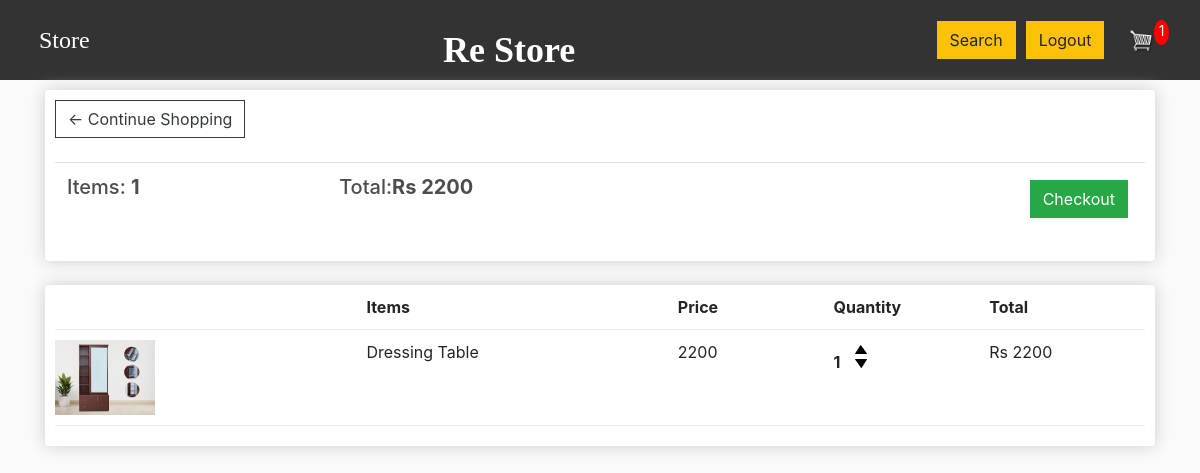
The app's page /cart/ (signed in), older data.
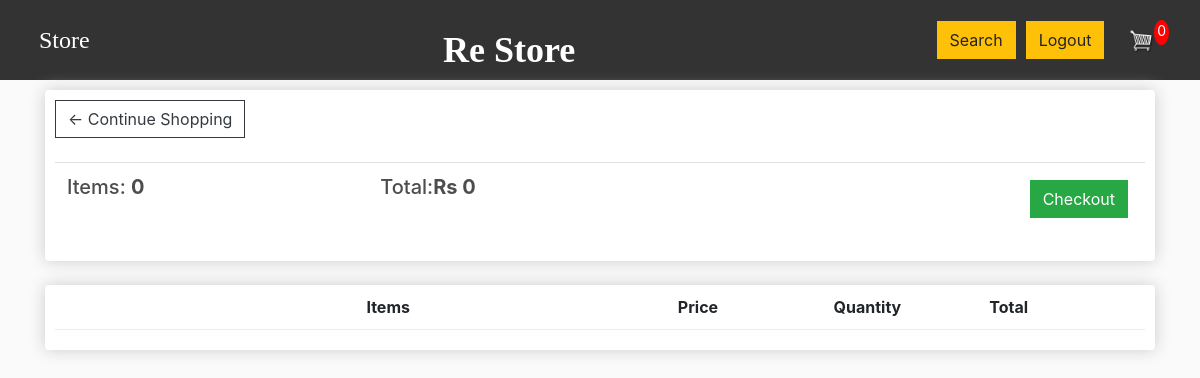
The same page, newer data.
### Store/models.py (models this page shows, shortened)
class Order(models.Model):
	customer = models.ForeignKey(Customer, on_delete=models.SET_NULL, null=True, blank=True)
	date_ordered = models.DateTimeField(auto_now_add=True)
	complete = models.BooleanField(default=False)
	transaction_id = models.CharField(max_length=100, null=True)
	@property
	def get_cart_total(self):
		orderitems = self.orderitem_set.all()
		total = sum([item.get_total for item in orderitems])
		return total
	@property
	def get_cart_items(self):
		orderitems = self.orderitem_set.all()
		total = sum([item.quantity for item in orderitems])
		return total

class OrderItem(models.Model):
	product = models.ForeignKey(Product, on_delete=models.SET_NULL, null=True)
	order = models.ForeignKey(Order, on_delete=models.SET_NULL, null=True)
	quantity = models.IntegerField(default=0, null=True, blank=True)
	date_added = models.DateTimeField(auto_now_add=True)
	@property
	def get_total(self):
		total = self.product.price * self.quantity
		return total

class Product(models.Model):
	name = models.CharField(max_length=200)
	price = models.DecimalField(max_digits=7, decimal_places=0)  # Store prices with 0 decimal places
	digital = models.BooleanField(default=False,null=True, blank=True)
	image = models.ImageField(null=True, blank=True)
	@property
	def imageURL(self):
		try:
			url = self.image.url
		except:
			url = ''
		return url

### Store/views.py (the view)
# urls.py: path('cart/',views.cart,name="cart"),
def cart(request):
    data = cartData(request)
    cartItems = data['cartItems']
    order = data['order']
    items = data['items']
    context = {'items': items, 'order': order, 'cartItems': cartItems}
    return render(request, 'store/cart.html', context)

### Store/utils.py (called while the page is built)
def cartData(request):
    if request.user.is_authenticated:
        customer = request.user.customer
        order, created = Order.objects.get_or_create(customer=customer, complete=False)
        items = order.orderitem_set.all()
        cartItems = order.get_cart_items
    else:
        cookieData = cookieCart(request)
        cartItems = cookieData['cartItems']
        order = cookieData['order']
        items = cookieData['items']
    return {'cartItems': cartItems, 'order': order, 'items': items}

### Store/templates/store/cart.html
{% extends 'store/main.html' %}
{% load static %}
{% block content %}
	<div class="row">
		<div class="col-lg-12">
			<div class="box-element">
				<a  class="btn btn-outline-dark" href="{% url 'store' %}">&#x2190; Continue Shopping</a>
				<br>
				<br>
				<table class="table">
					<tr>
						<th><h5>Items: <strong>{{order.get_cart_items}}</strong></h5></th>
						<th><h5>Total:<strong>Rs {{order.get_cart_total}}</strong></h5></th>
						<th>
							<a  style="float:right; margin:5px;" class="btn btn-success" href="{% url 'checkout' %}">Checkout</a>
						</th>
					</tr>
				</table>
			</div>
			<br>
			<div class="box-element">
				<div class="cart-row">
					<div style="flex:2"></div>
					<div style="flex:2"><strong>Items</strong></div>
					<div style="flex:1"><strong>Price</strong></div>
					<div style="flex:1"><strong>Quantity</strong></div>
					<div style="flex:1"><strong>Total</strong></div>
				</div>
{% for item in items %}
				<div class="cart-row">
					<div style="flex:2"><img class="row-image" src="{{item.product.imageURL}}"></div>
					<div style="flex:2"><p>{{item.product.name}}</p></div>
					<div style="flex:1"><p>{{item.product.price}}</p></div>
					<div style="flex:1">
						<p class="quantity">{{item.quantity}}</p>
						<div class="quantity">
							<img data-product="{{item.product.id}}" data-action="add" class="chg-quantity update-cart" src="{% static  'images/arrow-up.png' %}">
							<img data-product="{{item.product.id}}" data-action="remove" class="chg-quantity update-cart" src="{% static  'images/arrow-down.png' %}">
						</div>
					</div>
					<div style="flex:1"><p>Rs {{item.get_total}}</p></div>
				</div>
{% endfor %}
			</div>
		</div>
	</div>
{% endblock content %}

Row changes from the older to the newer data that the page shows:
no longer on this page (row edited): Order: get_cart_items "1", get_cart_total "2200"
no longer on this page (row unchanged): OrderItem: product.imageURL (picture), product.name "Dressing Table", product.price "2200", quantity "1", get_total "2200"
added Order: get_cart_items "0", get_cart_total "0"
Text that changed along with them:
{{ cartItems }}: "1" → "0"
